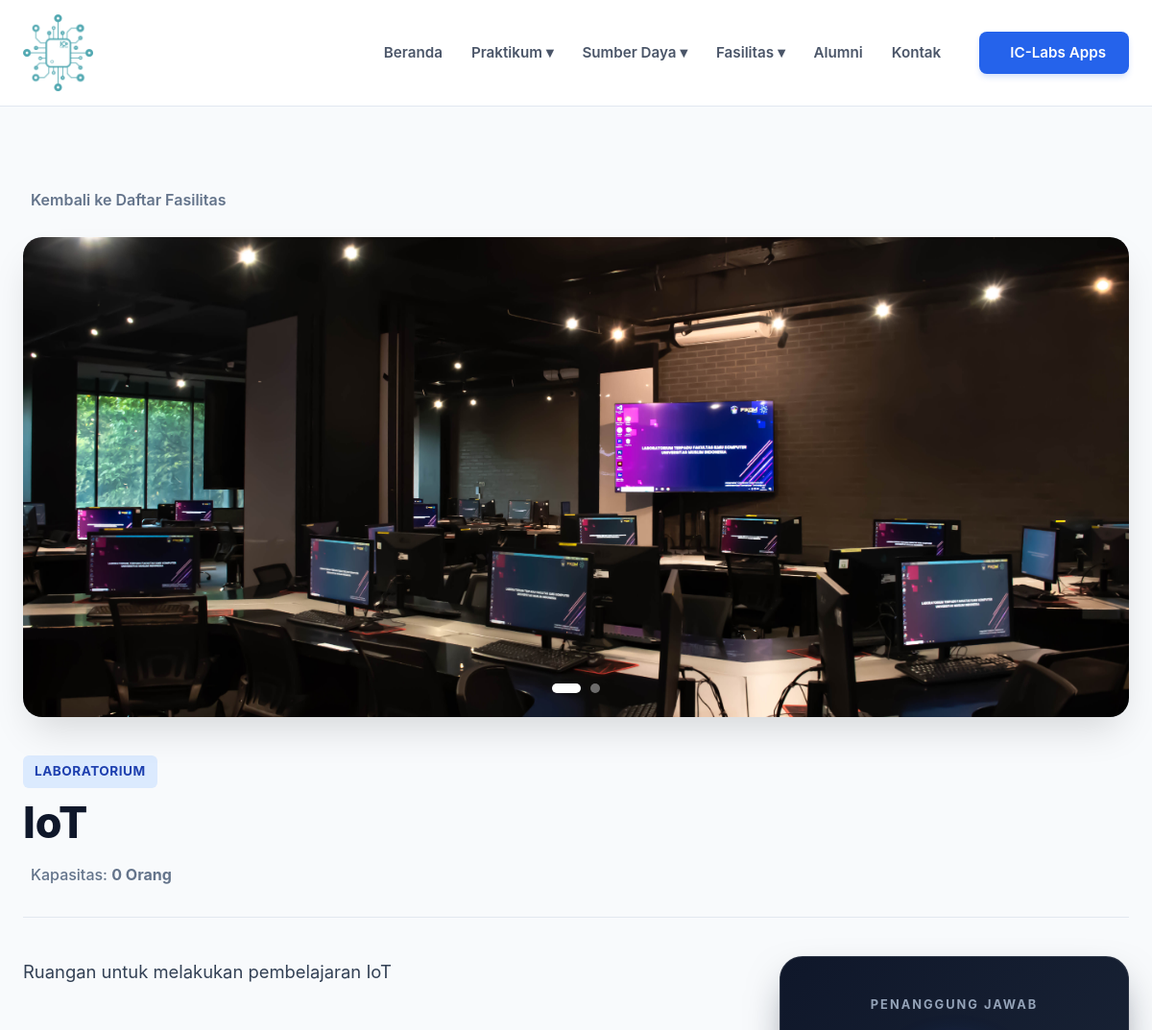
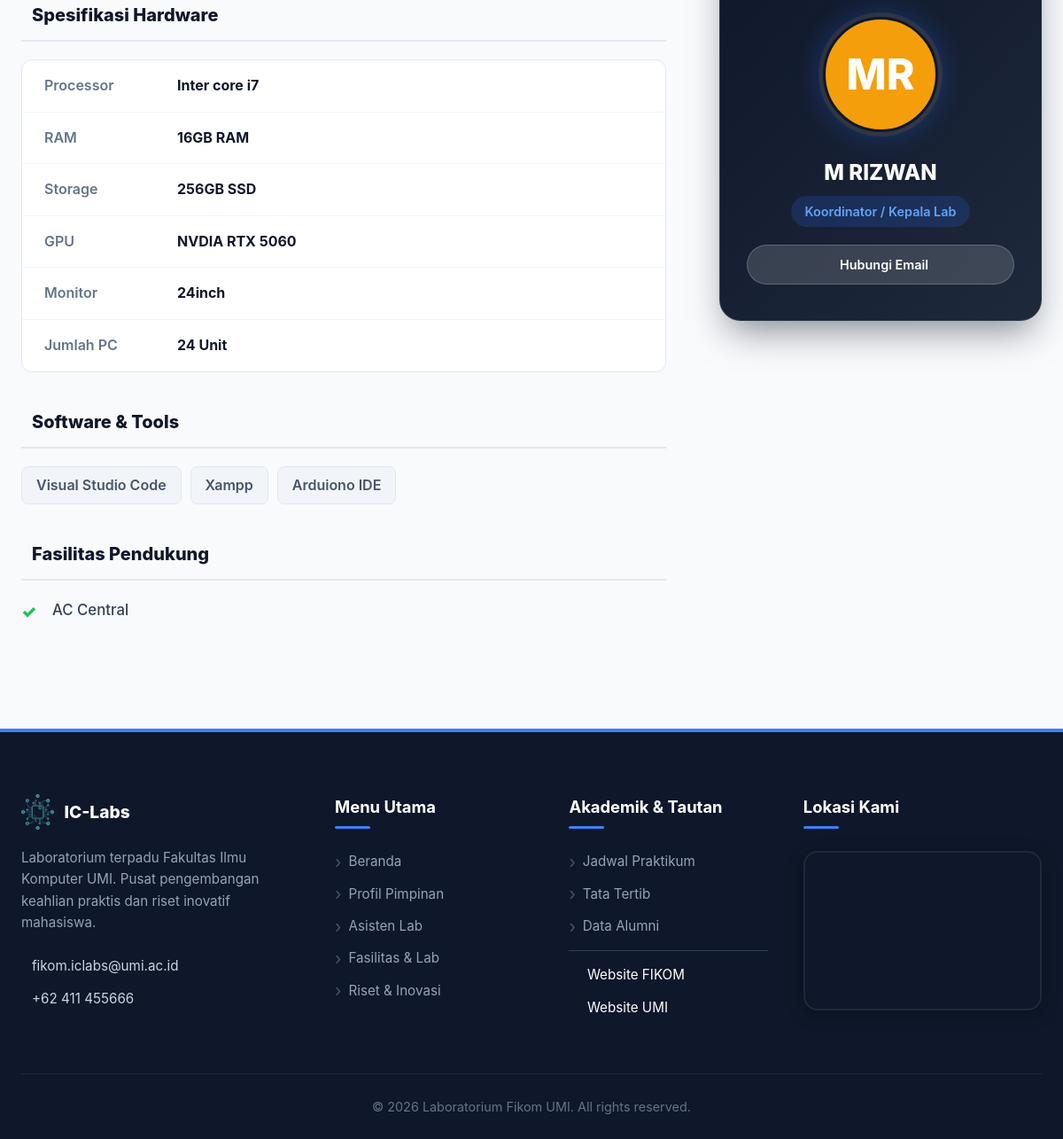
The page /public/detail_fasilitas/17 on the database its author committed (2 pictures, top to bottom).
### tables this page shows
CREATE TABLE `laboratorium` (
  `idLaboratorium` int(11) NOT NULL,
  `nama` varchar(100) NOT NULL,
  `jenis` enum('Laboratorium','Riset') DEFAULT 'Laboratorium',
  `idKordinatorAsisten` int(11) DEFAULT NULL,
  `deskripsi` text DEFAULT NULL,
  `gambar` varchar(255) DEFAULT NULL,
  `jumlahPc` int(11) DEFAULT NULL,
  `jumlahKursi` int(11) DEFAULT NULL,
  `lokasi` varchar(255) DEFAULT NULL,
  `kapasitas` int(11) DEFAULT 0,
  `processor` varchar(255) DEFAULT NULL,
  `ram` varchar(100) DEFAULT NULL,
  `storage` varchar(100) DEFAULT NULL,
  `gpu` varchar(255) DEFAULT NULL,
  `monitor` varchar(255) DEFAULT NULL,
  `software` text DEFAULT NULL,
  `fasilitas_pendukung` text DEFAULT NULL,
  `koordinator_nama` varchar(255) DEFAULT NULL,
  `koordinator_foto` varchar(255) DEFAULT NULL
);

CREATE TABLE `asisten` (
  `idAsisten` int(11) NOT NULL,
  `nama` varchar(100) NOT NULL,
  `jurusan` varchar(100) DEFAULT NULL,
  `bio` text DEFAULT NULL,
  `skills` text DEFAULT NULL,
  `email` varchar(100) DEFAULT NULL,
  `foto` varchar(255) DEFAULT NULL,
  `statusAktif` varchar(20) DEFAULT 'Asisten',
  `isKoordinator` tinyint(1) DEFAULT 0,
  `urutanTampilan` int(11) DEFAULT 0
);

### app/views/fasilitas/detail.php (the view, shortened to what this page needs)
<?php
global $pdo;
$lab = null;
$gallery = [];
$id_lab = 0;
if (isset($data['id'])) {
    $id_lab = $data['id'];
} elseif (isset($_GET['id'])) {
    $id_lab = $_GET['id'];
} else {
    $path = parse_url($_SERVER['REQUEST_URI'], PHP_URL_PATH);
    $segments = explode('/', trim($path, '/'));
    $lastSegment = end($segments);
    if (is_numeric($lastSegment)) $id_lab = $lastSegment;
}
if ($id_lab > 0) {
    try {
        $query = "SELECT l.*, a.email as email_koordinator, a.nama as nama_asisten
                  FROM laboratorium l
                  LEFT JOIN asisten a ON l.idKordinatorAsisten = a.idAsisten
                  WHERE l.idLaboratorium = ?";
        $stmt = $pdo->prepare($query);
        $stmt->execute([$id_lab]);
        $lab = $stmt->fetch(PDO::FETCH_ASSOC);
        if ($lab) {
            $stmtImg = $pdo->prepare("SELECT namaGambar, deskripsiGambar FROM laboratorium_gambar WHERE idLaboratorium = ? ORDER BY isUtama DESC, urutan ASC");
            $stmtImg->execute([$id_lab]);
            $extraImages = $stmtImg->fetchAll(PDO::FETCH_ASSOC);
            foreach ($extraImages as $img) {
                if (!empty($img['namaGambar']) && file_exists(ROOT_PROJECT . '/public/assets/uploads/' . $img['namaGambar'])) {
                    if (empty($lab['gambar']) || $lab['gambar'] !== $img['namaGambar']) {
                        $gallery[] = [
                            'src' => ASSETS_URL . '/assets/uploads/' . $img['namaGambar'],
                            'desc' => $img['deskripsiGambar'] ?? ''
                        ];
                    }
                }
            }
        }
    } catch (Exception $e) {}
}
if ($lab) {
    $hardwareData = [
        'Processor' => $lab['processor'],
        'RAM'       => $lab['ram'],
        'Storage'   => $lab['storage'],
        'GPU'       => $lab['gpu'],
        'Monitor'   => $lab['monitor'],
        'Jumlah PC' => $lab['jumlahPc'] ? $lab['jumlahPc'] . ' Unit' : null,
    ];
    $hardwareData = array_filter($hardwareData, fn($value) => !empty($value));
    $softwareList  = !empty($lab['software']) ? array_map('trim', explode(',', $lab['software'])) : [];
    $pendukungList = !empty($lab['fasilitas_pendukung']) ? array_map('trim', explode(',', $lab['fasilitas_pendukung'])) : [];
    $coordName = !empty($lab['koordinator_nama']) ? $lab['koordinator_nama'] : ($lab['nama_asisten'] ?? 'Koordinator Lab');
    $coordEmail = $lab['email_koordinator'] ?? null;
    $initials = '';
    foreach (explode(' ', $coordName) as $part) {
        if (ctype_alpha($part[0])) $initials .= strtoupper($part[0]);
        if (strlen($initials) >= 2) break;
    }
}
?>
<section class="fasilitas-section">
    <div class="container">
        <?php if ($lab) : ?>
            <a href="<?= PUBLIC_URL ?>/laboratorium" class="btn-back">
                <i class="ri-arrow-left-line"></i> Kembali ke Daftar Fasilitas
            </a>
            <div class="slider-container" id="labSlider">
                <?php if (!empty($gallery)) : ?>
                    <div class="slider-track" id="sliderTrack">
                        <?php foreach ($gallery as $index => $img) : ?>
                            <div class="slide-item">
                                <img src="<?= $img['src'] ?>" alt="Slide <?= $index + 1 ?>">
                            </div>
                        <?php endforeach; ?>
                    </div>
                    <?php if (count($gallery) > 1) : ?>
                        <div class="slider-dots">
                            <?php foreach ($gallery as $index => $img) : ?>
                                <div class="dot <?= $index === 0 ? 'active' : '' ?>" onclick="window.goToSlide(<?= $index ?>)"></div>
                            <?php endforeach; ?>
                        </div>
                    <?php endif; ?>
                <?php endif; ?>
            </div>
            <div class="main-info-header">
                <span class="badge-type"><?= htmlspecialchars($lab['jenis']) ?></span>
                <h1 class="main-title"><?= htmlspecialchars($lab['nama']) ?></h1>
                <div class="meta-info-row">
                    <div class="meta-item-detail">
                        <span>Kapasitas: <b><?= $lab['kapasitas'] ?> Orang</b></span>
                    </div>
                </div>
            </div>
            <div class="detail-bottom-split">
                <div class="left-details">
                    <div class="description">
                        <?= nl2br(htmlspecialchars($lab['deskripsi'] ?? 'Deskripsi belum tersedia.')) ?>
                    </div>
                    <?php if (!empty($hardwareData)) : ?>
                    <div class="spec-group">
                        <h3><i class="ri-cpu-line"></i> Spesifikasi Hardware</h3>
                        <div class="spec-list">
                            <?php foreach($hardwareData as $label => $val): ?>
                            <div class="spec-item">
                                <span class="spec-label"><?= $label ?></span>
                                <span class="spec-value"><?= htmlspecialchars($val) ?></span>
                            </div>
                            <?php endforeach; ?>
                        </div>
                    </div>
                    <?php endif; ?>
                    <?php if (!empty($softwareList)) : ?>
                    <div class="spec-group">
                        <h3><i class="ri-code-box-line"></i> Software & Tools</h3>
                        <div class="software-tags">
                            <?php foreach($softwareList as $sw): ?>
                                <span class="sw-tag"><?= htmlspecialchars($sw) ?></span>
                            <?php endforeach; ?>
                        </div>
                    </div>
                    <?php endif; ?>
                    <?php if (!empty($pendukungList)) : ?>
                    <div class="spec-group">
                        <h3><i class="ri-shield-star-line"></i> Fasilitas Pendukung</h3>
                        <ul class="facility-list">
                            <?php foreach($pendukungList as $p): ?>
                                <li><?= htmlspecialchars($p) ?></li>
                            <?php endforeach; ?>
                        </ul>
                    </div>
                    <?php endif; ?>
                </div>
                <div class="right-sidebar">
                    <div class="coord-card-premium">
                        <span class="coord-label-top">PENANGGUNG JAWAB</span>
                        <div class="coord-photo-frame">
                            <?php if(!empty($lab['koordinator_foto']) && file_exists(ROOT_PROJECT.'/public/assets/uploads/'.$lab['koordinator_foto'])): ?>
                                <img src="<?= ASSETS_URL ?>/assets/uploads/<?= $lab['koordinator_foto'] ?>"
                                     class="coord-img-circle" alt="Foto Koordinator">
                            <?php else: ?>
                                <div class="coord-avatar-circle"><?= $initials ?></div>
                            <?php endif; ?>
                        </div>
                        <div class="coord-name-large">
                            <?= htmlspecialchars($coordName) ?>
                        </div>
                        <span class="coord-role-badge">Koordinator / Kepala Lab</span>
                        <?php if ($coordEmail): ?>
                            <a href="mailto:<?= htmlspecialchars($coordEmail) ?>" class="coord-contact-btn">
                                <i class="ri-mail-send-line"></i> Hubungi Email
                            </a>
                        <?php else: ?>
                            <a href="#" class="coord-contact-btn" style="opacity:0.6; cursor:not-allowed;">
                                <i class="ri-mail-forbid-line"></i> Email Tidak Tersedia
                            </a>
                        <?php endif; ?>
                    </div>
                </div>
            </div>
        <?php endif; ?>
    </div>
</section>

### public/css/variables.css (style rules this page uses)
:root { --primary-navy: #1e3a8a; --primary-blue: #2563eb; --hover-blue: #1e40af; --bg-light: #f8fbff; --bg-white: #ffffff; --bg-soft: #eff6ff; --text-dark: #1a202c; --text-grey: #4a5568; --text-light: #dbeafe; --border-color: #e2e8f0; --border-blue: #eff6ff; --shadow-soft: 0 4px 12px rgba(30, 58, 138, 0.05); --container-width: 1280px; --font-main: 'Inter', 'Segoe UI', sans-serif; --radius-card: 15px; --radius-btn: 50px; }

### public/css/style.css (style rules this page uses)
* { margin: 0; padding: 0; box-sizing: border-box; font-family: "Inter", "Segoe UI", sans-serif; }
body { background-color: #f8fbff; color: #1a202c; line-height: 1.6; }
.container { width: 100%; max-width: 1200px; margin: 0 auto; padding: 0 24px; }
h1, h2, h3, h4 { color: #1e3a8a; font-weight: 800; }
a { text-decoration: none; transition: 0.3s ease; }
img { max-width: 100%; display: block; }

### rows shown on the page
laboratorium: jenis "LABORATORIUM", nama "IoT", kapasitas "0", deskripsi "Ruangan untuk melakukan pembelajaran IoT", processor "Inter core i7", ram "16GB RAM", storage "256GB SSD", gpu "NVDIA RTX 5060", monitor "24inch", software "Visual Studio Code", software "Xampp", software "Arduiono IDE", fasilitas_pendukung "AC Central", idKordinatorAsisten.nama "M RIZWAN"

### other values the page prints
$label "Processor"
$label "RAM"
$label "Storage"
$label "GPU"
$label "Monitor"
$label "Jumlah PC"
$val "24 Unit"
$initials "MR"
